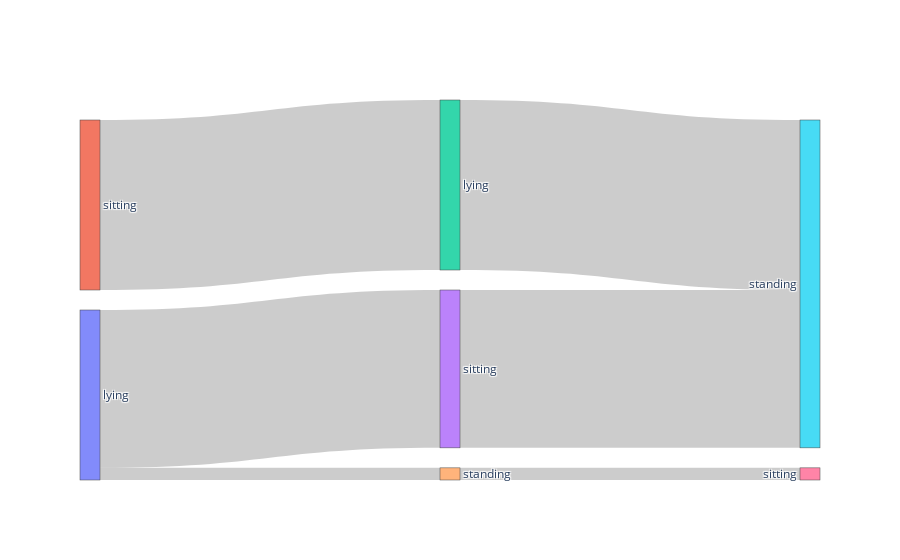

This figure's notebook cell:
### Code cell
import plotly.graph_objects as go

label_list = ['lying', 'sitting',  'lying', 'sitting', 'standing', 'standing', 'sitting' ]

# Pose 1: lying: 0, sitting: 1, 
# Pose 2: lying: 2, sitting: 3, standing: 4, 
# Pose 3: standing: 5, sitting: 6

source = [1, 0, 0, 2, 3, 4]
target = [2, 3, 4, 5, 5, 6]
count = [14, 13, 1, 14, 13, 1]

fig = go.Figure(data=[go.Sankey(
    node = {"label": label_list},
    link = {"source": source, "target": target, "value": count}
    )])
fig.show()

### Figure 1 — Plotly figure (JSON) as saved in the notebook; plotly's stock layout.template omitted (floating-point values rounded to 4 significant figures)
{"data": [{"link": {"source": [1, 0, 0, 2, 3, 4], "target": [2, 3, 4, 5, 5, 6], "value": [14, 13, 1, 14, 13, 1]}, "node": {"label": ["lying", "sitting", "lying", "sitting", "standing", "standing", "sitting"]}, "type": "sankey"}], "layout": {}}
